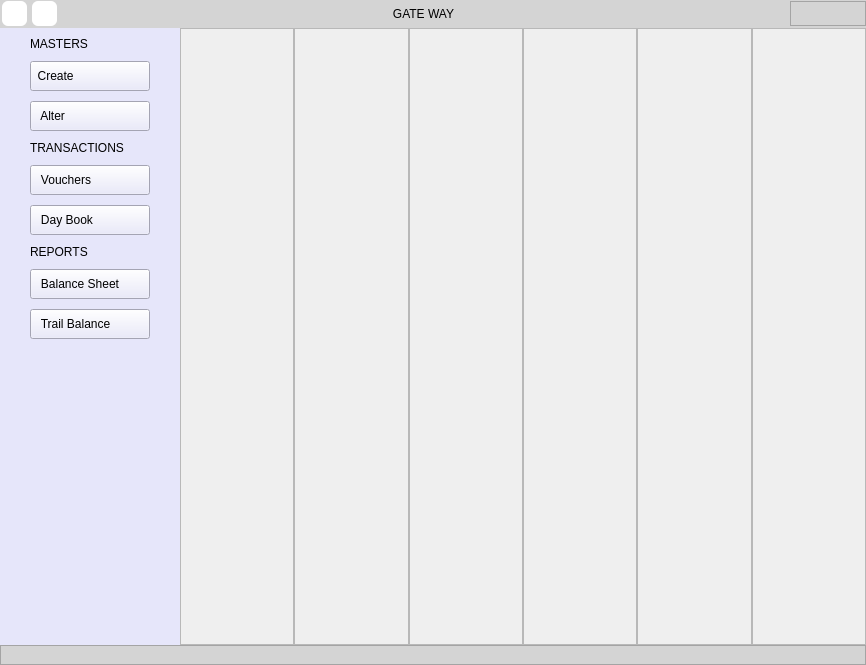
<?xml version="1.0" encoding="UTF-8"?>
<ui version="4.0">
 <class>MainWindow</class>
 <widget class="QMainWindow" name="MainWindow">
  <property name="geometry">
   <rect>
    <x>0</x>
    <y>0</y>
    <width>866</width>
    <height>665</height>
   </rect>
  </property>
  <property name="windowTitle">
   <string>Gateways</string>
  </property>
  <widget class="QWidget" name="centralwidget">
   <layout class="QGridLayout" name="gridLayout_2">
    <property name="leftMargin">
     <number>0</number>
    </property>
    <property name="topMargin">
     <number>0</number>
    </property>
    <property name="rightMargin">
     <number>0</number>
    </property>
    <property name="bottomMargin">
     <number>0</number>
    </property>
    <property name="spacing">
     <number>0</number>
    </property>
    <item row="2" column="0" colspan="2">
     <widget class="QFrame" name="ffooter">
      <property name="minimumSize">
       <size>
        <width>0</width>
        <height>20</height>
       </size>
      </property>
      <property name="maximumSize">
       <size>
        <width>16777215</width>
        <height>20</height>
       </size>
      </property>
      <property name="styleSheet">
       <string notr="true">background-color: rgb(212, 212, 212);</string>
      </property>
      <property name="frameShape">
       <enum>QFrame::StyledPanel</enum>
      </property>
      <property name="frameShadow">
       <enum>QFrame::Raised</enum>
      </property>
     </widget>
    </item>
    <item row="1" column="1">
     <widget class="QWidget" name="widget" native="true">
      <layout class="QGridLayout" name="gridLayout_3">
       <property name="leftMargin">
        <number>0</number>
       </property>
       <property name="topMargin">
        <number>0</number>
       </property>
       <property name="rightMargin">
        <number>0</number>
       </property>
       <property name="bottomMargin">
        <number>0</number>
       </property>
       <property name="spacing">
        <number>0</number>
       </property>
       <item row="0" column="0">
        <widget class="QFrame" name="fCreate">
         <property name="frameShape">
          <enum>QFrame::StyledPanel</enum>
         </property>
         <property name="frameShadow">
          <enum>QFrame::Raised</enum>
         </property>
         <layout class="QGridLayout" name="gridLayout_4"/>
        </widget>
       </item>
       <item row="0" column="1">
        <widget class="QFrame" name="fAlter">
         <property name="frameShape">
          <enum>QFrame::StyledPanel</enum>
         </property>
         <property name="frameShadow">
          <enum>QFrame::Raised</enum>
         </property>
         <layout class="QGridLayout" name="gridLayout_6"/>
        </widget>
       </item>
       <item row="0" column="2">
        <widget class="QFrame" name="fVouchers">
         <property name="frameShape">
          <enum>QFrame::StyledPanel</enum>
         </property>
         <property name="frameShadow">
          <enum>QFrame::Raised</enum>
         </property>
         <layout class="QGridLayout" name="gridLayout_7"/>
        </widget>
       </item>
       <item row="0" column="3">
        <widget class="QFrame" name="fDayBook">
         <property name="frameShape">
          <enum>QFrame::StyledPanel</enum>
         </property>
         <property name="frameShadow">
          <enum>QFrame::Raised</enum>
         </property>
         <layout class="QGridLayout" name="gridLayout_8"/>
        </widget>
       </item>
       <item row="0" column="4">
        <widget class="QFrame" name="fBalanceSheet">
         <property name="frameShape">
          <enum>QFrame::StyledPanel</enum>
         </property>
         <property name="frameShadow">
          <enum>QFrame::Raised</enum>
         </property>
         <layout class="QGridLayout" name="gridLayout_9"/>
        </widget>
       </item>
       <item row="0" column="5">
        <widget class="QFrame" name="fTrialBalance">
         <property name="frameShape">
          <enum>QFrame::StyledPanel</enum>
         </property>
         <property name="frameShadow">
          <enum>QFrame::Raised</enum>
         </property>
         <layout class="QGridLayout" name="gridLayout_10"/>
        </widget>
       </item>
      </layout>
     </widget>
    </item>
    <item row="0" column="0" colspan="2">
     <widget class="QFrame" name="fheader">
      <property name="minimumSize">
       <size>
        <width>0</width>
        <height>28</height>
       </size>
      </property>
      <property name="maximumSize">
       <size>
        <width>16777215</width>
        <height>28</height>
       </size>
      </property>
      <property name="styleSheet">
       <string notr="true">
background-color: rgb(212, 212, 212);</string>
      </property>
      <property name="frameShape">
       <enum>QFrame::NoFrame</enum>
      </property>
      <property name="frameShadow">
       <enum>QFrame::Plain</enum>
      </property>
      <property name="lineWidth">
       <number>0</number>
      </property>
      <layout class="QGridLayout" name="gridLayout">
       <property name="leftMargin">
        <number>2</number>
       </property>
       <property name="topMargin">
        <number>1</number>
       </property>
       <property name="rightMargin">
        <number>0</number>
       </property>
       <property name="bottomMargin">
        <number>2</number>
       </property>
       <property name="horizontalSpacing">
        <number>1</number>
       </property>
       <property name="verticalSpacing">
        <number>2</number>
       </property>
       <item row="0" column="5">
        <widget class="QFrame" name="btnFrame">
         <property name="minimumSize">
          <size>
           <width>0</width>
           <height>25</height>
          </size>
         </property>
         <property name="maximumSize">
          <size>
           <width>76</width>
           <height>25</height>
          </size>
         </property>
         <property name="styleSheet">
          <string notr="true">
QPushButton{
background-color:transparent;

font: 63 11pt &quot;Segoe UI Semibold&quot;;
  border-radius: 02px;


  color: #19232d;	


}
QPushButton:selected {
  background: #1464A0;
  color: #19232d;
}

QPushButton:hover {
  border-radius: 05px;
  padding: 5px;
  background-color:#9a9a9a;
  border: 0px solid ;
}</string>
         </property>
         <property name="frameShape">
          <enum>QFrame::StyledPanel</enum>
         </property>
         <property name="frameShadow">
          <enum>QFrame::Raised</enum>
         </property>
         <layout class="QGridLayout" name="gridLayout_11">
          <property name="leftMargin">
           <number>0</number>
          </property>
          <property name="topMargin">
           <number>0</number>
          </property>
          <property name="rightMargin">
           <number>0</number>
          </property>
          <property name="bottomMargin">
           <number>0</number>
          </property>
          <property name="spacing">
           <number>0</number>
          </property>
          <item row="0" column="0">
           <widget class="QPushButton" name="pbMinimized">
            <property name="minimumSize">
             <size>
              <width>25</width>
              <height>25</height>
             </size>
            </property>
            <property name="maximumSize">
             <size>
              <width>25</width>
              <height>25</height>
             </size>
            </property>
            <property name="text">
             <string/>
            </property>
            <property name="icon">
             <iconset resource="../icons/icons.qrc">
              <normaloff>:/newPrefix/icons/minimize.svg</normaloff>:/newPrefix/icons/minimize.svg</iconset>
            </property>
           </widget>
          </item>
          <item row="0" column="1">
           <widget class="QPushButton" name="pbMaximized">
            <property name="minimumSize">
             <size>
              <width>25</width>
              <height>25</height>
             </size>
            </property>
            <property name="maximumSize">
             <size>
              <width>25</width>
              <height>25</height>
             </size>
            </property>
            <property name="styleSheet">
             <string notr="true"/>
            </property>
            <property name="text">
             <string/>
            </property>
            <property name="icon">
             <iconset resource="../icons/icons.qrc">
              <normaloff>:/newPrefix/icons/maximize-2.svg</normaloff>:/newPrefix/icons/maximize-2.svg</iconset>
            </property>
            <property name="iconSize">
             <size>
              <width>15</width>
              <height>15</height>
             </size>
            </property>
           </widget>
          </item>
          <item row="0" column="2">
           <widget class="QPushButton" name="pbClose">
            <property name="minimumSize">
             <size>
              <width>25</width>
              <height>25</height>
             </size>
            </property>
            <property name="maximumSize">
             <size>
              <width>25</width>
              <height>25</height>
             </size>
            </property>
            <property name="styleSheet">
             <string notr="true">QPushButton{
background-color:transparent;

font: 63 11pt &quot;Segoe UI Semibold&quot;;
  border-radius: 02px;


  color: #19232d;	


}
QPushButton:selected {
  background: #1464A0;
  color: #19232d;
}

QPushButton:hover {
  border-radius: 05px;
  padding: 5px;
background-color: rgb(186, 73, 51);
  border: 0px solid ;
}</string>
            </property>
            <property name="text">
             <string/>
            </property>
            <property name="icon">
             <iconset resource="../icons/icons.qrc">
              <normaloff>:/newPrefix/icons/x.svg</normaloff>:/newPrefix/icons/x.svg</iconset>
            </property>
            <property name="iconSize">
             <size>
              <width>20</width>
              <height>20</height>
             </size>
            </property>
           </widget>
          </item>
         </layout>
        </widget>
       </item>
       <item row="0" column="0">
        <widget class="QPushButton" name="pbMenubar">
         <property name="minimumSize">
          <size>
           <width>25</width>
           <height>25</height>
          </size>
         </property>
         <property name="maximumSize">
          <size>
           <width>25</width>
           <height>25</height>
          </size>
         </property>
         <property name="styleSheet">
          <string notr="true">
QPushButton{
background-color:white;
border-radius:06px;
font: 63 11pt &quot;Segoe UI Semibold&quot;;
border-radius:06px;
background-color: #ffffff;
  color: #19232d;	


}
QPushButton:selected {
  background: #1464A0;
  color: #19232d;
}

QPushButton:hover {
  border-radius: 08px;
  padding: 5px;
  background-color:#9a9a9a;
  border: 0px solid ;
}</string>
         </property>
         <property name="text">
          <string/>
         </property>
         <property name="icon">
          <iconset resource="../icons/icons.qrc">
           <normaloff>:/newPrefix/icons/menu.svg</normaloff>:/newPrefix/icons/menu.svg</iconset>
         </property>
         <property name="iconSize">
          <size>
           <width>18</width>
           <height>18</height>
          </size>
         </property>
        </widget>
       </item>
       <item row="0" column="2">
        <widget class="QPushButton" name="pbChangeCompany">
         <property name="minimumSize">
          <size>
           <width>25</width>
           <height>25</height>
          </size>
         </property>
         <property name="maximumSize">
          <size>
           <width>25</width>
           <height>25</height>
          </size>
         </property>
         <property name="toolTip">
          <string notr="true">Change Company</string>
         </property>
         <property name="toolTipDuration">
          <number>-1</number>
         </property>
         <property name="styleSheet">
          <string notr="true">
QPushButton{
background-color:white;
border-radius:06px;
font: 63 11pt &quot;Segoe UI Semibold&quot;;
border-radius:06px;
background-color: #ffffff;
  color: #19232d;	


}
QPushButton:selected {
  background: #1464A0;
  color: #19232d;
}

QPushButton:hover {
  border-radius: 08px;
  padding: 5px;
  background-color:#9a9a9a;
  border: 0px solid ;
}

</string>
         </property>
         <property name="text">
          <string/>
         </property>
         <property name="icon">
          <iconset resource="../icons/icons.qrc">
           <normaloff>:/newPrefix/icons/pie-chart.svg</normaloff>:/newPrefix/icons/pie-chart.svg</iconset>
         </property>
        </widget>
       </item>
       <item row="0" column="3">
        <widget class="QLabel" name="lbCompanyName">
         <property name="minimumSize">
          <size>
           <width>0</width>
           <height>25</height>
          </size>
         </property>
         <property name="maximumSize">
          <size>
           <width>16777215</width>
           <height>25</height>
          </size>
         </property>
         <property name="styleSheet">
          <string notr="true">
font: 63 11pt &quot;Segoe UI Semibold&quot;;
color: rgb(0, 0, 0)</string>
         </property>
         <property name="text">
          <string>GATE WAY</string>
         </property>
         <property name="alignment">
          <set>Qt::AlignCenter</set>
         </property>
        </widget>
       </item>
       <item row="0" column="1">
        <widget class="Line" name="line">
         <property name="maximumSize">
          <size>
           <width>3</width>
           <height>0</height>
          </size>
         </property>
         <property name="orientation">
          <enum>Qt::Horizontal</enum>
         </property>
        </widget>
       </item>
      </layout>
     </widget>
    </item>
    <item row="1" column="0">
     <widget class="QWidget" name="wMenubar" native="true">
      <property name="sizePolicy">
       <sizepolicy hsizetype="Maximum" vsizetype="Expanding">
        <horstretch>0</horstretch>
        <verstretch>0</verstretch>
       </sizepolicy>
      </property>
      <property name="minimumSize">
       <size>
        <width>180</width>
        <height>0</height>
       </size>
      </property>
      <property name="maximumSize">
       <size>
        <width>16777215</width>
        <height>16777215</height>
       </size>
      </property>
      <property name="styleSheet">
       <string notr="true">QPushButton{

	text-align:left;}

QWidget{
	background-color: rgb(230, 230, 250);
}

QPushButton:hover {
  border-radius: 05px;
  padding: 5px;
  color:#ffffff;
  background-color:#9BA4B5;
  border: 0px solid ;
}</string>
      </property>
      <layout class="QGridLayout" name="gridLayout_5">
       <property name="leftMargin">
        <number>9</number>
       </property>
       <property name="topMargin">
        <number>9</number>
       </property>
       <property name="rightMargin">
        <number>9</number>
       </property>
       <property name="bottomMargin">
        <number>0</number>
       </property>
       <property name="horizontalSpacing">
        <number>0</number>
       </property>
       <property name="verticalSpacing">
        <number>10</number>
       </property>
       <item row="9" column="0">
        <widget class="QPushButton" name="pbTrailBalance">
         <property name="minimumSize">
          <size>
           <width>0</width>
           <height>30</height>
          </size>
         </property>
         <property name="styleSheet">
          <string notr="true"/>
         </property>
         <property name="text">
          <string>   Trail Balance</string>
         </property>
         <property name="icon">
          <iconset>
           <normaloff>../icons/trailBal.svg</normaloff>../icons/trailBal.svg</iconset>
         </property>
         <property name="iconSize">
          <size>
           <width>20</width>
           <height>20</height>
          </size>
         </property>
        </widget>
       </item>
       <item row="4" column="0">
        <widget class="QLabel" name="label_10">
         <property name="styleSheet">
          <string notr="true"/>
         </property>
         <property name="text">
          <string>TRANSACTIONS</string>
         </property>
        </widget>
       </item>
       <item row="10" column="0">
        <widget class="Line" name="line_3">
         <property name="sizePolicy">
          <sizepolicy hsizetype="Fixed" vsizetype="Expanding">
           <horstretch>0</horstretch>
           <verstretch>0</verstretch>
          </sizepolicy>
         </property>
         <property name="minimumSize">
          <size>
           <width>0</width>
           <height>260</height>
          </size>
         </property>
         <property name="styleSheet">
          <string notr="true">background-color:transparent;</string>
         </property>
         <property name="orientation">
          <enum>Qt::Vertical</enum>
         </property>
        </widget>
       </item>
       <item row="3" column="0">
        <widget class="QPushButton" name="pbAlterMaster">
         <property name="minimumSize">
          <size>
           <width>120</width>
           <height>30</height>
          </size>
         </property>
         <property name="styleSheet">
          <string notr="true"/>
         </property>
         <property name="text">
          <string>   Alter</string>
         </property>
         <property name="icon">
          <iconset>
           <normaloff>../icons/icons/Alter.svg</normaloff>../icons/icons/Alter.svg</iconset>
         </property>
         <property name="iconSize">
          <size>
           <width>20</width>
           <height>20</height>
          </size>
         </property>
        </widget>
       </item>
       <item row="8" column="0">
        <widget class="QPushButton" name="pbBalanceSheet">
         <property name="minimumSize">
          <size>
           <width>0</width>
           <height>30</height>
          </size>
         </property>
         <property name="styleSheet">
          <string notr="true"/>
         </property>
         <property name="text">
          <string>   Balance Sheet</string>
         </property>
         <property name="icon">
          <iconset>
           <normaloff>../icons/balancesheet.svg</normaloff>../icons/balancesheet.svg</iconset>
         </property>
         <property name="iconSize">
          <size>
           <width>20</width>
           <height>20</height>
          </size>
         </property>
        </widget>
       </item>
       <item row="0" column="0">
        <widget class="QLabel" name="label_11">
         <property name="styleSheet">
          <string notr="true"/>
         </property>
         <property name="text">
          <string>MASTERS</string>
         </property>
        </widget>
       </item>
       <item row="5" column="0">
        <widget class="QPushButton" name="pbVouchers">
         <property name="minimumSize">
          <size>
           <width>0</width>
           <height>30</height>
          </size>
         </property>
         <property name="styleSheet">
          <string notr="true"/>
         </property>
         <property name="text">
          <string>   Vouchers</string>
         </property>
         <property name="icon">
          <iconset>
           <normaloff>../icons/Voucher.svg</normaloff>../icons/Voucher.svg</iconset>
         </property>
         <property name="iconSize">
          <size>
           <width>20</width>
           <height>20</height>
          </size>
         </property>
        </widget>
       </item>
       <item row="6" column="0">
        <widget class="QPushButton" name="pbDayBook">
         <property name="minimumSize">
          <size>
           <width>0</width>
           <height>30</height>
          </size>
         </property>
         <property name="styleSheet">
          <string notr="true"/>
         </property>
         <property name="text">
          <string>   Day Book</string>
         </property>
         <property name="icon">
          <iconset>
           <normaloff>../icons/daybook.svg</normaloff>../icons/daybook.svg</iconset>
         </property>
         <property name="iconSize">
          <size>
           <width>20</width>
           <height>20</height>
          </size>
         </property>
        </widget>
       </item>
       <item row="2" column="0">
        <widget class="QPushButton" name="pbCreateMaster">
         <property name="sizePolicy">
          <sizepolicy hsizetype="Minimum" vsizetype="Minimum">
           <horstretch>0</horstretch>
           <verstretch>0</verstretch>
          </sizepolicy>
         </property>
         <property name="minimumSize">
          <size>
           <width>0</width>
           <height>30</height>
          </size>
         </property>
         <property name="maximumSize">
          <size>
           <width>16777215</width>
           <height>16777215</height>
          </size>
         </property>
         <property name="styleSheet">
          <string notr="true"/>
         </property>
         <property name="text">
          <string>  Create</string>
         </property>
         <property name="icon">
          <iconset>
           <normaloff>../icons/create.svg</normaloff>../icons/create.svg</iconset>
         </property>
         <property name="iconSize">
          <size>
           <width>20</width>
           <height>20</height>
          </size>
         </property>
        </widget>
       </item>
       <item row="7" column="0">
        <widget class="QLabel" name="label_9">
         <property name="styleSheet">
          <string notr="true"/>
         </property>
         <property name="text">
          <string>REPORTS</string>
         </property>
        </widget>
       </item>
      </layout>
     </widget>
    </item>
   </layout>
  </widget>
 </widget>
 <resources>
  <include location="../icons/icons.qrc"/>
 </resources>
 <connections/>
</ui>
